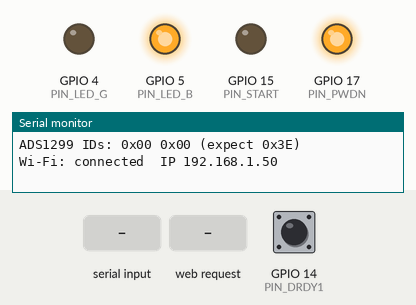
This sketch was run on a simulated ESP32-S3. On the bench: output pins drawn as LEDs (lit = HIGH), the last lines printed to the serial monitor. The test bench sets the inputs (shaded band); at power-on: GPIO 14 (PIN_DRDY1) HIGH. WiFi joins after 1.5 s; servers stay silent unless stated; pins used as bus, display or sensor lines are not drawn.

Above: at 2.8 s.
2.9 s: "b90\n" received over Serial
At 4.8 s:
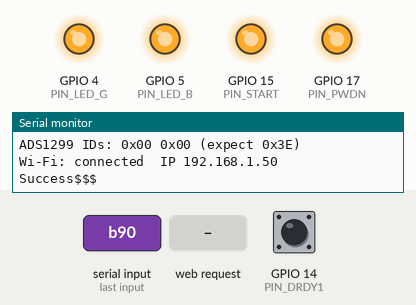
6.9 s: "v90\n" received over Serial
At 9.0 s:
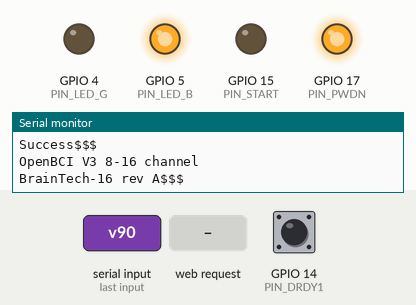
9.4 s: HTTP request GET /stream/start received
At 10.1 s:
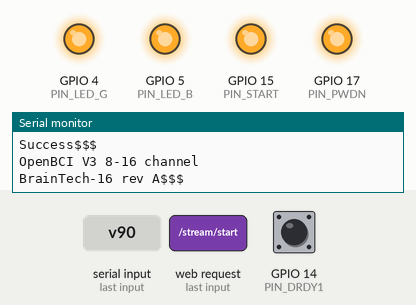
10.9 s: HTTP request GET /stream/stop received
At 11.2 s:
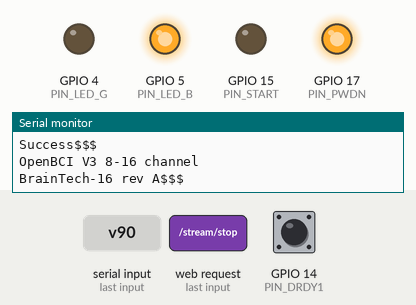
Timing chart, 0 to 13.4 s (numbered marks = the images above; inputs shaded):
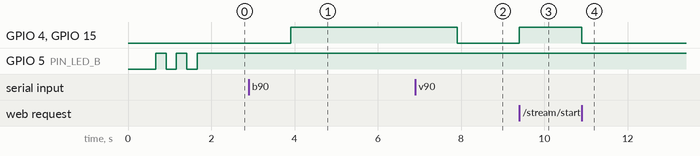

Measured:
- after the input at 2.9 s, GPIO 4 (PIN_LED_G), GPIO 15 (PIN_START): LOW → HIGH after 1.0 s
- after the input at 6.9 s, GPIO 4 (PIN_LED_G), GPIO 15 (PIN_START): HIGH → LOW after 1.0 s
- after the input at 9.4 s, GPIO 4 (PIN_LED_G), GPIO 15 (PIN_START): LOW → HIGH at once
- after the input at 10.9 s, GPIO 4 (PIN_LED_G), GPIO 15 (PIN_START): HIGH → LOW at once

The sketch:

eeg16_esp32.ino
```cpp
// BrainTech-16 firmware (ESP32-S3, Arduino core 3.x).
// Two ADS1299s (16 channels) streamed as an OpenBCI Cyton+Daisy behind an OpenBCI Wi-Fi Shield,
// so BrainFlow board CYTON_DAISY_WIFI and the OpenBCI GUI connect without changes.
//
// Wi-Fi protocol (from BrainFlow openbci_wifi_shield_board.cpp):
//   GET  /board                     -> board info (HTTP 200)
//   POST /tcp {"ip","port",...}      -> we connect as a TCP *client* to the laptop and send raw packets
//   POST /command {"command":"..."}  -> Cyton single-character commands
//   GET  /stream/start, /stream/stop
// Packet: 0xA0, sample#, 24 bytes (8 x 24-bit), 6 aux bytes, 0xC0  (33 bytes).
// Daisy convention (BrainFlow cyton_daisy_wifi.cpp): channels 1-8 then 9-16 in two packets with the SAME sample#.
//
// Electrode wiring is a referential montage: electrodes on INxP, reference on SRB1 + all INxN
// -> CHnSET = 0x60 (gain 24, normal input, SRB2 open), MISC1 = 0x20 (SRB1 closed).

#include <Arduino.h>
#include <SPI.h>
#include <WiFi.h>
#include <WebServer.h>
#include "secrets.h"   // #define WIFI_SSID "...", WIFI_PASS "..."  (not committed)

// ---------- pins (match hardware/kicad/circuit.py) ----------
constexpr int PIN_SCLK = 12, PIN_MOSI = 11, PIN_MISO = 13;
constexpr int PIN_CS1 = 10, PIN_CS2 = 9;
constexpr int PIN_DRDY1 = 14, PIN_DRDY2 = 8;
constexpr int PIN_START = 15, PIN_RESET = 16, PIN_PWDN = 17;
constexpr int PIN_LED_G = 4, PIN_LED_B = 5, PIN_VBAT = 1;   // VBAT_SENSE = VSYS / 2

// ---------- ADS1299 ----------
enum : uint8_t { RESET_CMD = 0x06, START_CMD = 0x08, STOP_CMD = 0x0A, RDATAC = 0x10, SDATAC = 0x11,
                 RREG = 0x20, WREG = 0x40 };
enum : uint8_t { ID_REG = 0x00, CONFIG1 = 0x01, CONFIG2 = 0x02, CONFIG3 = 0x03, CH1SET = 0x05,
                 BIAS_SENSP = 0x0D, BIAS_SENSN = 0x0E, MISC1 = 0x15 };
SPISettings ads(4000000, MSBFIRST, SPI_MODE1);

uint8_t rateBits = 0x06;           // DR[2:0]: 6 = 250 SPS, 5 = 500, 4 = 1000 (Cyton '~6','~5','~4')
uint8_t chSet[16];                 // current CHnSET per channel
bool streaming = false;
volatile bool dataReady = false;
uint8_t sampleNum = 0;

WebServer http(80);
WiFiClient tcp;
String tcpIp; uint16_t tcpPort = 0;

void IRAM_ATTR onDrdy() { dataReady = true; }

void csLow(int cs) { digitalWrite(cs, LOW); }
void csHigh(int cs) { digitalWrite(cs, HIGH); }

void cmd(int cs, uint8_t c) {
  SPI.beginTransaction(ads); csLow(cs); SPI.transfer(c); delayMicroseconds(3); csHigh(cs);
  SPI.endTransaction(); delayMicroseconds(5);
}

void wreg(int cs, uint8_t reg, uint8_t val) {
  SPI.beginTransaction(ads); csLow(cs);
  SPI.transfer(WREG | reg); SPI.transfer(0x00); SPI.transfer(val);
  delayMicroseconds(3); csHigh(cs); SPI.endTransaction(); delayMicroseconds(5);
}

uint8_t rreg(int cs, uint8_t reg) {
  SPI.beginTransaction(ads); csLow(cs);
  SPI.transfer(RREG | reg); SPI.transfer(0x00); uint8_t v = SPI.transfer(0x00);
  csHigh(cs); SPI.endTransaction(); return v;
}

void writeConfig1() {
  wreg(PIN_CS1, CONFIG1, 0xB0 | rateBits);   // CLK_EN = 1: chip 1 drives chip 2's clock
  wreg(PIN_CS2, CONFIG1, 0x90 | rateBits);
}

void applyChannel(int ch) {          // ch 0..15
  int cs = ch < 8 ? PIN_CS1 : PIN_CS2;
  wreg(cs, CH1SET + (ch % 8), chSet[ch]);
}

void defaults() {
  for (int cs : {PIN_CS1, PIN_CS2}) cmd(cs, SDATAC);
  writeConfig1();
  wreg(PIN_CS1, CONFIG2, 0xC0); wreg(PIN_CS2, CONFIG2, 0xC0);   // test signal off
  wreg(PIN_CS1, CONFIG3, 0xEC);                                // ref buffer on, bias amp on, BIASREF internal
  wreg(PIN_CS2, CONFIG3, 0xE0);                                // ref buffer on, bias amp off (unused)
  for (int ch = 0; ch < 16; ch++) { chSet[ch] = 0x60; applyChannel(ch); }
  wreg(PIN_CS1, BIAS_SENSP, 0xFF); wreg(PIN_CS1, BIAS_SENSN, 0xFF);
  wreg(PIN_CS2, BIAS_SENSP, 0x00); wreg(PIN_CS2, BIAS_SENSN, 0x00);
  wreg(PIN_CS1, MISC1, 0x20); wreg(PIN_CS2, MISC1, 0x20);     // SRB1 -> all negative inputs
}

void testSignal(uint8_t config2) {   // Cyton '-' '=' '[' ']'
  for (int cs : {PIN_CS1, PIN_CS2}) { cmd(cs, SDATAC); wreg(cs, CONFIG2, config2); }
  for (int ch = 0; ch < 16; ch++) { chSet[ch] = (chSet[ch] & 0xF8) | 0x05; applyChannel(ch); }
}

void startStream() {
  for (int cs : {PIN_CS1, PIN_CS2}) cmd(cs, RDATAC);
  digitalWrite(PIN_START, HIGH);
  streaming = true; sampleNum = 0;
  digitalWrite(PIN_LED_G, HIGH);
}

void stopStream() {
  digitalWrite(PIN_START, LOW);
  for (int cs : {PIN_CS1, PIN_CS2}) cmd(cs, SDATAC);
  streaming = false;
  digitalWrite(PIN_LED_G, LOW);
}

// Cyton channel letters: 1-8 then Q,W,E,R,T,Y,U,I for 9-16
int channelIndex(char c) {
  if (c >= '1' && c <= '8') return c - '1';
  const char *daisy = "QWERTYUI";
  for (int i = 0; i < 8; i++) if (c == daisy[i]) return 8 + i;
  return -1;
}

const char *OFF_KEYS = "12345678qwertyui", *ON_KEYS = "!@#$%^&*QWERTYUI";

// returns a short reply for /command
String handleCommand(const String &s) {
  bool wasStreaming = streaming;
  for (size_t i = 0; i < s.length(); i++) {
    char c = s[i];
    if (c == 'b') startStream();
    else if (c == 's') stopStream();
    else if (c == 'd') { stopStream(); defaults(); }
    else if (c == 'v') { stopStream(); defaults(); return "OpenBCI V3 8-16 channel\nBrainTech-16 rev A$$$"; }
    else if (c == '-') testSignal(0xD0);   // 1x amplitude, slow
    else if (c == '=') testSignal(0xD1);   // 1x amplitude, fast
    else if (c == '[') testSignal(0xD4);   // 2x, slow
    else if (c == ']') testSignal(0xD5);   // 2x, fast
    else if (c == 'C' || c == 'c') { }     // 16-channel mode always on
    else if (c == '~' && i + 1 < s.length()) {
      char r = s[++i];
      if (r >= '4' && r <= '6') { if (streaming) stopStream(); rateBits = r - '0'; writeConfig1(); }
      // 250 SPS ('~6'), 500 ('~5') or 1000 ('~4'); faster rates are not supported over Wi-Fi here
    }
    else if (c == 'x' && i + 8 < s.length() && s[i + 8] == 'X') {
      // x (channel) (power down) (gain 0-6) (input 0-7) (bias) (srb2) (srb1) X
      int ch = channelIndex(s[i + 1]);
      if (ch >= 0) {
        uint8_t pd = s[i + 2] - '0', gain = s[i + 3] - '0', mux = s[i + 4] - '0', srb2 = s[i + 6] - '0';
        chSet[ch] = (pd << 7) | ((gain & 7) << 4) | (srb2 << 3) | (mux & 7);
        if (streaming) stopStream();
        applyChannel(ch);
      }
      i += 8;
    }
    else {
      const char *p = strchr(OFF_KEYS, c);
      const char *q = strchr(ON_KEYS, c);
      if (p) { int ch = p - OFF_KEYS; chSet[ch] |= 0x80; if (streaming) stopStream(); applyChannel(ch); }
      else if (q) { int ch = q - ON_KEYS; chSet[ch] &= 0x7F; if (streaming) stopStream(); applyChannel(ch); }
    }
  }
  if (wasStreaming && !streaming && s.indexOf('s') < 0) startStream();
  return "Success$$$";
}

// ---------- tiny JSON field readers (avoid a library dependency) ----------
String jsonString(const String &body, const char *key) {
  int k = body.indexOf(String("\"") + key + "\"");
  if (k < 0) return "";
  int a = body.indexOf('"', body.indexOf(':', k) + 1), b = body.indexOf('"', a + 1);
  return (a < 0 || b < 0) ? "" : body.substring(a + 1, b);
}
long jsonInt(const String &body, const char *key) {
  int k = body.indexOf(String("\"") + key + "\"");
  return k < 0 ? -1 : body.substring(body.indexOf(':', k) + 1).toInt();
}

void setupHttp() {
  http.on("/board", HTTP_GET, [] {
    http.send(200, "application/json",
              "{\"board_connected\":true,\"board_type\":\"daisy\",\"gains\":[24,24,24,24,24,24,24,24,24,24,24,24,24,24,24,24],"
              "\"num_channels\":16}");
  });
  http.on("/tcp", HTTP_POST, [] {
    String body = http.arg("plain");
    tcpIp = jsonString(body, "ip");
    tcpPort = (uint16_t)jsonInt(body, "port");
    tcp.stop();
    bool ok = tcp.connect(tcpIp.c_str(), tcpPort);
    tcp.setNoDelay(true);
    http.send(ok ? 200 : 500, "application/json",
              String("{\"connected\":") + (ok ? "true" : "false") + ",\"ip\":\"" + tcpIp + "\",\"port\":" + tcpPort + "}");
  });
  http.on("/command", HTTP_POST, [] {
    String c = jsonString(http.arg("plain"), "command");
    http.send(200, "text/plain", handleCommand(c));
  });
  http.on("/stream/start", HTTP_GET, [] { startStream(); http.send(200, "text/plain", "Stream started"); });
  http.on("/stream/stop", HTTP_GET, [] { stopStream(); http.send(200, "text/plain", "Stream stopped"); });
  http.on("/battery", HTTP_GET, [] {
    float v = analogReadMilliVolts(PIN_VBAT) * 2.0f / 1000.0f;
    http.send(200, "application/json", String("{\"vsys\":") + v + "}");
  });
  http.begin();
}

void readChip(int cs, uint8_t out[24]) {
  SPI.beginTransaction(ads); csLow(cs);
  for (int i = 0; i < 3; i++) SPI.transfer(0x00);         // status word
  for (int i = 0; i < 24; i++) out[i] = SPI.transfer(0x00);
  csHigh(cs); SPI.endTransaction();
}

void sendPacket(uint8_t sample, const uint8_t eeg[24]) {
  uint8_t pkt[33];
  pkt[0] = 0xA0; pkt[1] = sample;
  memcpy(pkt + 2, eeg, 24);
  memset(pkt + 26, 0, 6);                                   // TODO: LIS3DH accelerometer as Cyton does
  pkt[32] = 0xC0;
  if (tcp.connected()) tcp.write(pkt, 33);
  else Serial.write(pkt, 33);                               // USB fallback for bench testing
}

void setup() {
  Serial.begin(115200);
  for (int p : {PIN_CS1, PIN_CS2, PIN_START, PIN_RESET, PIN_PWDN, PIN_LED_G, PIN_LED_B}) pinMode(p, OUTPUT);
  csHigh(PIN_CS1); csHigh(PIN_CS2); digitalWrite(PIN_START, LOW);
  pinMode(PIN_DRDY1, INPUT); pinMode(PIN_DRDY2, INPUT);
  SPI.begin(PIN_SCLK, PIN_MISO, PIN_MOSI);

  // ADS1299 power-up (datasheet 10.1.2): PWDN + RESET high, wait for supplies/reference, reset pulse
  digitalWrite(PIN_PWDN, HIGH); digitalWrite(PIN_RESET, HIGH); delay(150);
  digitalWrite(PIN_RESET, LOW); delayMicroseconds(10); digitalWrite(PIN_RESET, HIGH); delay(10);
  defaults();
  Serial.printf("ADS1299 IDs: 0x%02X 0x%02X (expect 0x3E)\n", rreg(PIN_CS1, ID_REG), rreg(PIN_CS2, ID_REG));

  WiFi.mode(WIFI_STA);
  WiFi.setSleep(false);                                       // lowest latency while streaming
  WiFi.begin(WIFI_SSID, WIFI_PASS);
  for (int i = 0; i < 40 && WiFi.status() != WL_CONNECTED; i++) { delay(250); digitalWrite(PIN_LED_B, i & 1); }
  digitalWrite(PIN_LED_B, WiFi.status() == WL_CONNECTED);
  Serial.printf("Wi-Fi: %s  IP %s\n", WiFi.status() == WL_CONNECTED ? "connected" : "FAILED",
                WiFi.localIP().toString().c_str());
  setupHttp();
  attachInterrupt(digitalPinToInterrupt(PIN_DRDY1), onDrdy, FALLING);
}

void loop() {
  http.handleClient();
  if (Serial.available()) {                                   // same commands over USB for bench tests
    String s = Serial.readString();
    Serial.println(handleCommand(s));
  }
  if (streaming && dataReady) {
    dataReady = false;
    uint8_t a[24], b[24];
    readChip(PIN_CS1, a);
    readChip(PIN_CS2, b);
    sendPacket(sampleNum, a);                                 // channels 1-8
    sendPacket(sampleNum, b);                                 // channels 9-16, same sample number
    sampleNum++;
  }
}
```

secrets.example.h
```cpp
// Copy to secrets.h and fill in your Wi-Fi network (secrets.h is git-ignored).
#define WIFI_SSID "your-network"
#define WIFI_PASS "your-password"
```
